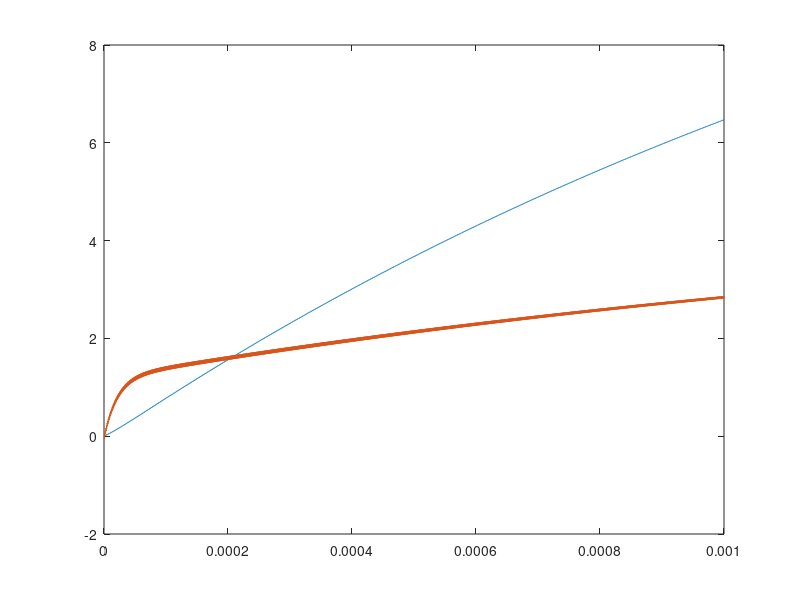

This figure's MATLAB source:
Rsw=1;
RL=1e3;
C1=8.65e-6;
C2=8.65e-6;
CL=86.5e-6;

n=1000;    %no. of phase1-phase2 cycles
f=1e6;   %freq of operation
nos=10;  %no. of samples in a  complete cycle
duty=0.7;%duty cycle

a1=[-1/(2*C1*Rsw) -1/(2*C1*Rsw) 1/(2*C1*Rsw);
    -1/(2*C2*Rsw) -1/(2*C2*Rsw) 1/(2*C2*Rsw);
    1/(2*CL*Rsw)  1/(2*CL*Rsw)  (1/CL)*((-1/RL)-(1/(2*Rsw)))];

b1=[-1/(2*C1*Rsw) ; -1/(2*C2*Rsw); 1/(2*CL*Rsw)];

c1=[0 0 1];
d1=0;

a2=[-1/(2*C1*Rsw)  0             0;
    0            -1/(2*C2*Rsw)  0;
    0             0            -1/(CL*RL)];

b2=[1/(2*C1*Rsw) ; 1/(2*C2*Rsw);  0];
c2=[0 0 1];
d2=0;


sys1=ss(a1,b1,c1,d1);
sys2=ss(a2,b2,c2,d2);
vin=5;
time=zeros(1,n*nos);
%time=1/(f*nos)*(1:n*nos);
X=zeros(3,n*nos);
% u1=vin*ones(1,nos*duty+1);
% u2=vin*ones(1,nos*(1-duty)+1);
% tp1=0:1/(nos*f):duty/f;
% tp2=0:1/(nos*f):(1-duty)/f;

x0=[0 0 0];



for i=1:n
    

    duty=0.2;
    tp1=0:1/(nos*f):duty/f;
    u1=vin*ones(1,nos*duty+1);
    t=0:1/(nos*f):duty/f;
    [~,~,x] =lsim(sys1,u1,tp1,x0);
    time(1+(i-1)*nos:nos*duty+(i-1)*nos)=t(2:end)+(i-1)*ones(1,length(t)-1)/f;
    X(:,(1+(i-1)*nos:nos*duty+(i-1)*nos))=x(2:end,:)';
    x0=x(end,:);
    
    
  
    duty=0.6;
    tp2=0:1/(nos*f):(1-duty)/f;
    u2=vin*ones(1,nos-nos*duty+1);
    t=0:1/(nos*f):(1-duty)/f;
    [~,~,x] =lsim(sys2,u2,tp2,x0);
    time(nos*duty+1+(i-1)*nos:i*nos)=(t(2:end)+duty/f)+(i-1)*ones(1,length(t)-1)/f;
    X(:,(nos*duty+1+(i-1)*nos:i*nos))=x(2:end,:)';
    x0=x(end,:);
end

time=[0 time];
X=[[0;0;0] X];
x1=X(1,:);
x2=X(2,:);
x3=X(3,:);

%iin=(((5+mean(x1(end-10:end))+mean(x2(end-10:end))-mean(x3(end-10:end)))/(2*Rsw))+(2*5-mean(x1(end-10:end))-mean(x2(end-10:end)))/(2*Rsw))*0.5;

%Eff=mean(x3(end-10:end))*mean(x3(end-10:end))/(RL*5*iin);

iout=x3(end-nos+1:end)/(RL);
iinp1=((vin+mean(x1(end-nos+1:end-nos*duty))+mean(x2(end-nos+1:end-nos*duty))-mean(x3(end-nos+1:end-nos*duty)))/(2*Rsw));
iinp2=(2*vin-mean(x1(end-nos*duty+1:end))-mean(x2(end-nos*duty+1:end)))/(2*Rsw);


pinp1=iinp1*vin;
pinp2=iinp2*vin;
pin=0.5*(pinp1+pinp2);
pout=mean(iout.*iout)*RL;
Eff=pout/pin;


x11=0.5*((5+iinp1*Rsw+x1)+(0.5*(5+x1)));

%plot(time,x3);

%Rout=(1/(iout^2))*(0.5*C1*x1(end)^2+0.5*C2*x2(end)^2+2*Rsw*iinp1^2+)
%pCL=0.5*CL*f*((x3(end)-x3(nos:end))^2;

%%Rout=(pin*(1-Eff))/(iout.*iout);
x1=x1(x1~=0);x2=x2(x2~=0);x3=x3(x3~=0);time=time(time~=0);
plot(time,x3,time,x1)


